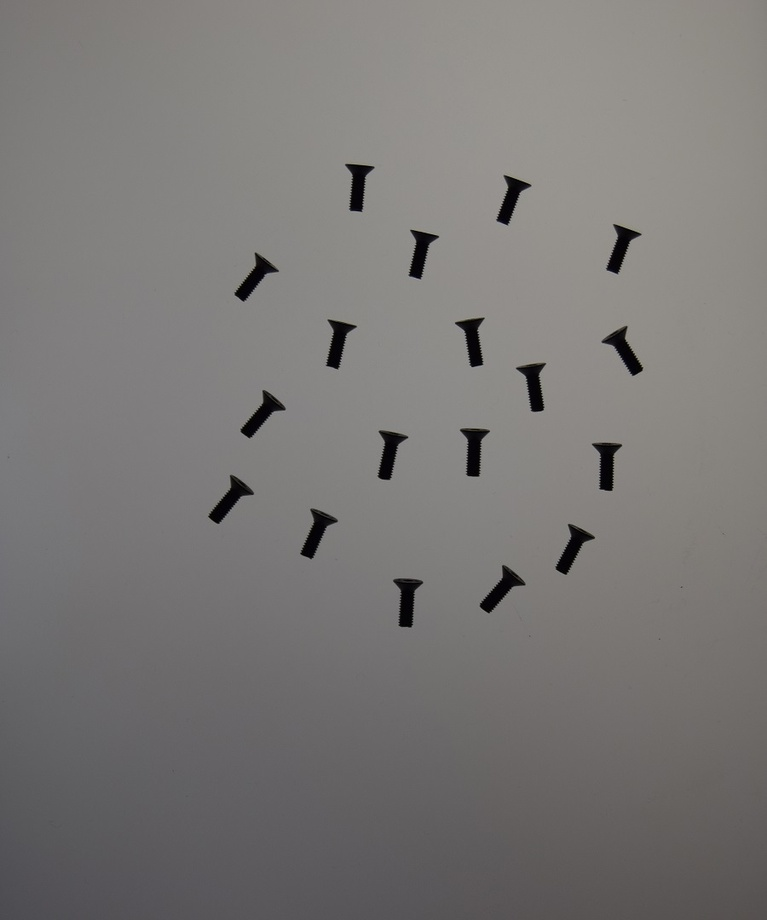
//> input picture Examen_Final/Clase1.jpg, 767 x 920 px, shrunk from 900 x 1080 before the run
$ ./FinalEx   (built with g++ and OpenCV 4)
//> lines starting //> are read from the running program, lines starting //| are printed output that depends on the picture; after the words box and inside, x2 and y2 are one past the last pixel; in counts of white or black regions, pixels touching at a corner belong together
#include <opencv2/core/core.hpp>
#include <opencv2/highgui/highgui.hpp>
#include "opencv2/imgproc/imgproc.hpp"
#include <opencv2/ml/ml.hpp>
#define NCLASE1 18
#define NCLASE2 20
#define NCLASE3 14
#define NENTRE (NCLASE1+NCLASE2+NCLASE3)

using namespace cv;
using namespace std;

static Ptr<ml::TrainData>
//Convertir los datos de una matriz al tipo TrainData
prepare_train_data(const Mat& data, const Mat& responses, int ntrain_samples)
{
	Mat sample_idx = Mat::zeros(1, data.rows, CV_8U);
	Mat train_samples = sample_idx.colRange(0, ntrain_samples);
	train_samples.setTo(Scalar::all(1));
	int nvars = data.cols;
	Mat var_type(nvars + 1, 1, CV_8U);
	var_type.setTo(Scalar::all(ml::VAR_ORDERED));
	var_type.at<uchar>(nvars) = ml::VAR_CATEGORICAL;

	return ml::TrainData::create(data, ml::ROW_SAMPLE, responses,
		noArray(), sample_idx, noArray(), var_type);
}

int main()
{
	Mat imagen, imgTemp, imagen_bin, imagen_color;
	vector<vector<Point> > contours;

	int i = 0, clase, k = 0;
	double perimetro, area;
	char *nombre_clases[3] = { "Tornillo", "Tuerca", "Arandela" };

	// 1) entrenamiento
	char *imagenes[3] = { "Clase1.jpg", "Clase2.jpg", "Clase3.jpg" };

	//Creacion del clasificador de Bayes
	Ptr<ml::NormalBayesClassifier> bayes = ml::NormalBayesClassifier::create();

	// creaci�n de imatrices para almacenar la imformaci�n
	Mat train_data(NENTRE, 2, CV_32FC1);
	Mat response_data(NENTRE, 1, CV_32FC1);
	Mat test_data(NENTRE, 2, CV_32FC1);
	Mat	test_data_2(1, 2, CV_32FC1);

	cout << "Ejemplos para el entrenamiento" << endl << endl;

	for (clase = 0; clase < 3; ++clase){
		imagen = imread(imagenes[clase]);
//> imagen is the input picture: 920 rows x 767 cols, CV_8UC3; mean B, G, R 118.1, 119.6, 121.9
		if (!imagen.data) {
			cout << "Error al cargar la imagen" << endl;
			return 1;
		}
		/*******************************************************************************************************************************************************/
		cvtColor(imagen, imagen, CV_BGR2GRAY);
//> imagen: 920 rows x 767 cols, CV_8UC1
		namedWindow("Ventana1");
		imshow("Ventana1", imagen);
		//Variables para el histograma
		threshold(imagen, imagen_bin, 50, 255, CV_THRESH_BINARY_INV);
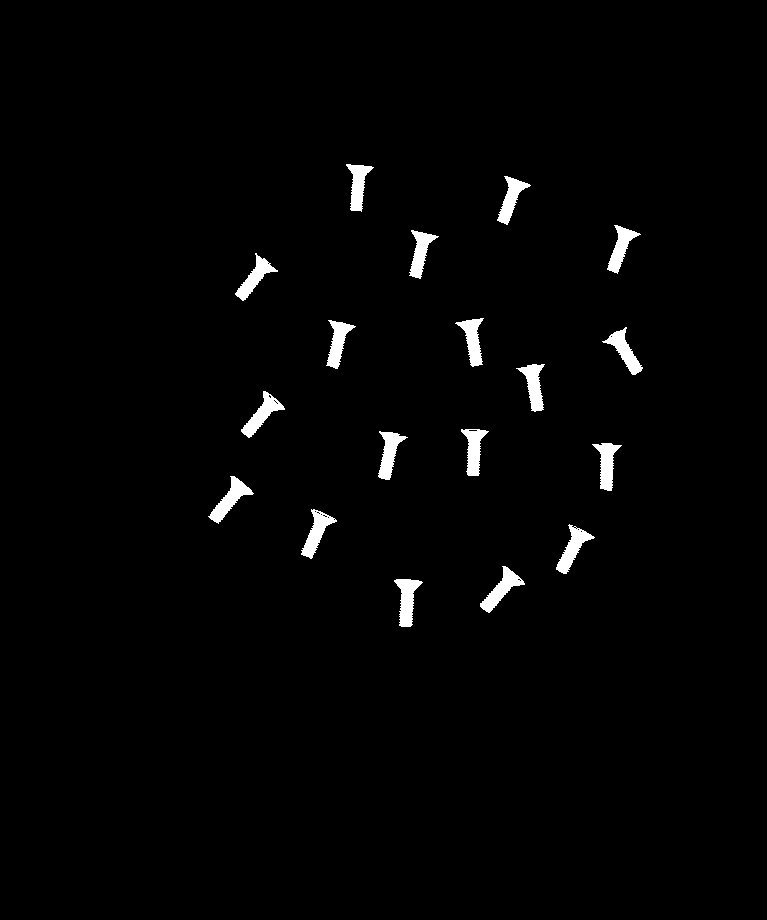
//> imagen_bin: 920 rows x 767 cols, CV_8UC1; 1.7% white; 18 white regions, largest, box (x1, y1, x2, y2) and area: (208, 476, 254, 524) 723, (394, 579, 423, 627) 716, (480, 566, 525, 613) 709
		dilate(imagen_bin, imagen_bin, Mat(), Point(-1, -1), 1);
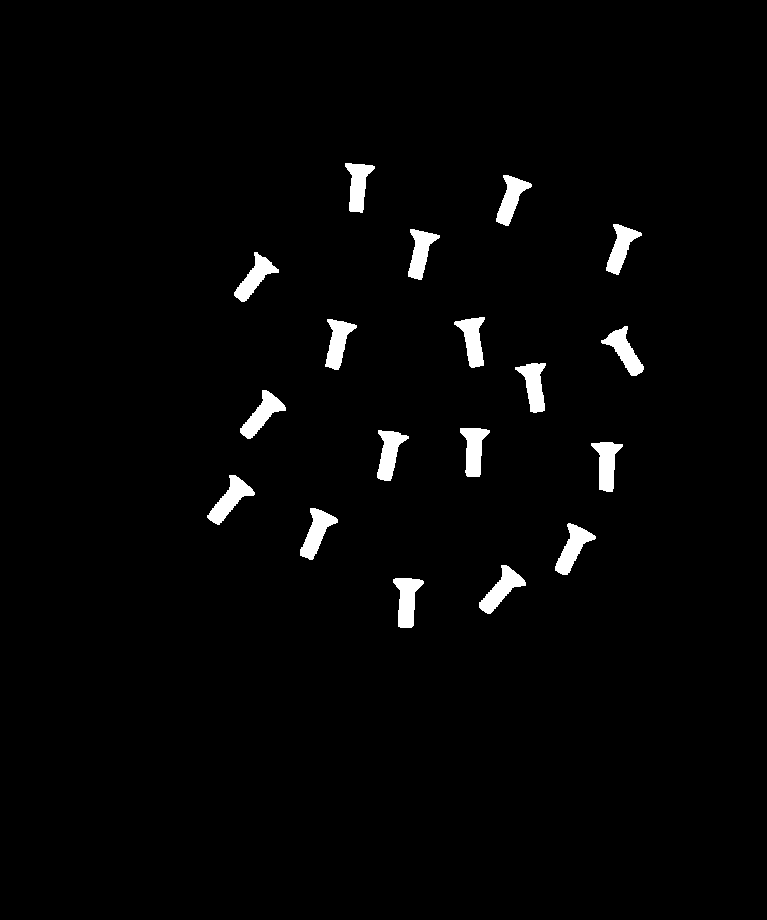
//> imagen_bin: 920 rows x 767 cols, CV_8UC1; 2.2% white; 18 white regions


		namedWindow("Ventana", 1);
		imshow("Ventana", imagen_bin);

		findContours(imagen_bin, contours, CV_RETR_EXTERNAL, CV_CHAIN_APPROX_NONE);
//> contours = 18 contours; largest, box (x1, y1, x2, y2) and area: (207, 475, 255, 525) 850, (393, 578, 424, 628) 836, (479, 565, 526, 614) 834, (555, 523, 596, 575) 832, (300, 508, 338, 560) 820

		cout << "El numero total de " << nombre_clases[clase] << "s es " << contours.size() << endl;
//| El numero total de Tornillos es 18


		for (size_t idx = 0; idx < contours.size(); idx++){
			area = contourArea(contours[idx], false);
			perimetro = arcLength(contours[idx], 1);

			train_data.at<float>(k, 0) = perimetro;
			train_data.at<float>(k, 1) = area;
			response_data.at<float>(k) = clase;
			k++;
					}
//> this loop made 18 passes
//> (area, perimetro) on passes 1 to 12: (836, 146.8), (834.5, 157.8), (832.5, 158.1), (820, 153.9), (850.5, 160.6), (792.5, 147.4), (797, 152.9), (787.5, 144.5), (814, 155.2), (779, 151.3), (781, 155.5), (774.5, 151.2)
//> after the loop, k = 18
		cvWaitKey(0);
	}
//> pass 2 of the loop `for (clase = 0; clase < 3; ++clase)`:
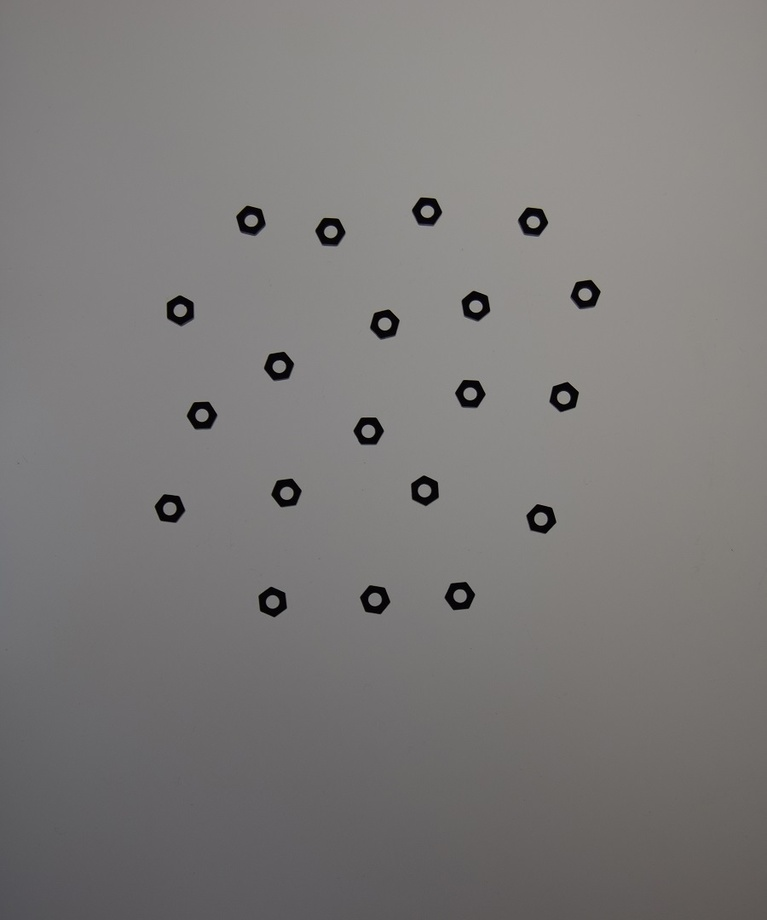
//> input picture Examen_Final/Clase2.jpg, 767 x 920 px, shrunk from 900 x 1080 before the run
//> imagen is the input picture: 920 rows x 767 cols, CV_8UC3; mean B, G, R 121, 122, 124.2
//> `dilate(imagen_bin, imagen_bin, Mat(), Point(-1, -1), 1);`:
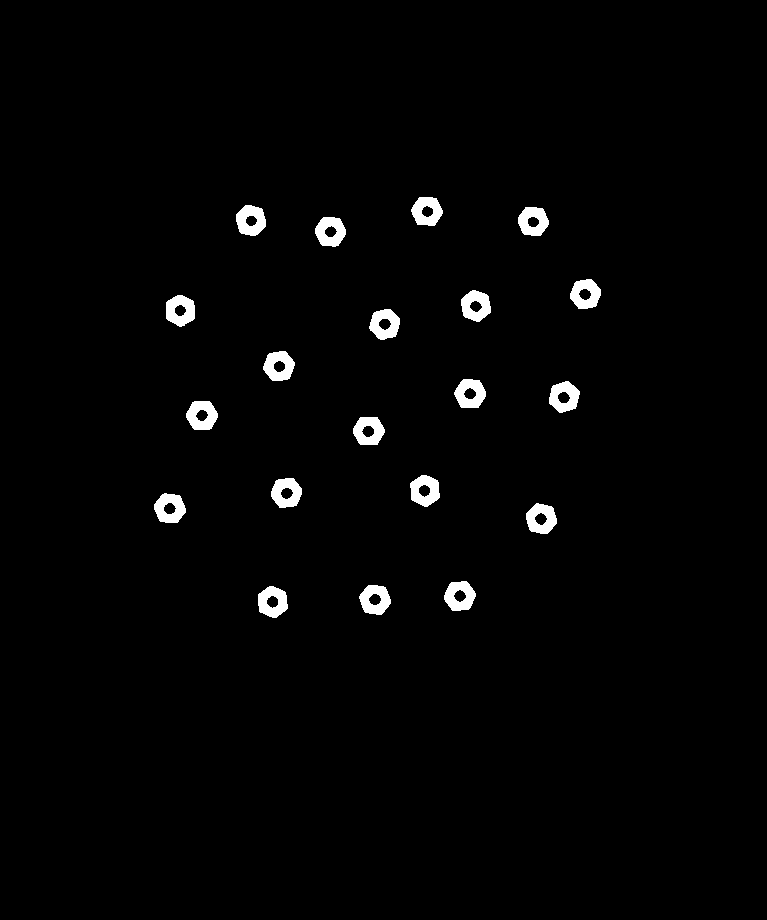
//> imagen_bin: 920 rows x 767 cols, CV_8UC1; 1.8% white; 20 white regions
//> `findContours(imagen_bin, contours, CV_RETR_EXTERNAL, CV_CHAIN_APPROX_N..`: contours = 20 contours; largest, box (x1, y1, x2, y2) and area: (258, 586, 288, 618) 694, (154, 493, 186, 523) 693, (526, 503, 557, 534) 691, (444, 581, 476, 611) 690, (359, 585, 391, 615) 688
//| El numero total de Tuercas es 20
//> the loop `for (size_t idx = 0; idx < contours.size(); idx++)` made 20 passes
//> (area, perimetro) on passes 1 to 8: (694, 101.3), (688.5, 100.7), (690.5, 100.7), (691, 100.1), (693, 101.3), (683, 100.4), (686, 101.3), (672, 99.6)
//> after the loop `for (size_t idx = 0; idx < contours.size(); idx++)`: k = 38
//> pass 3 of the loop `for (clase = 0; clase < 3; ++clase)`:
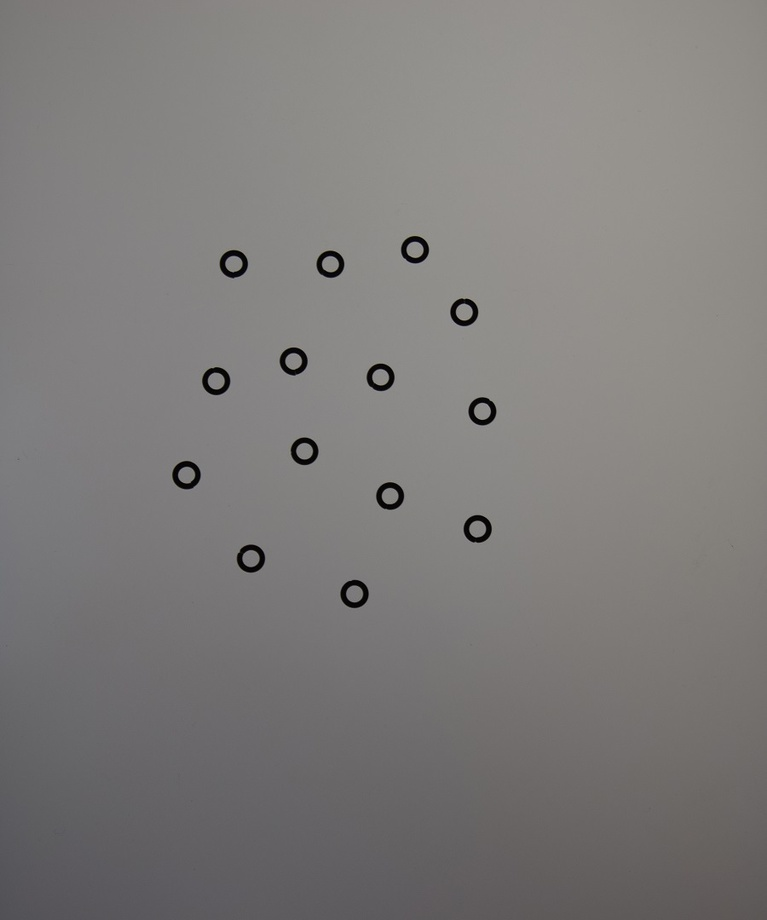
//> input picture Examen_Final/Clase3.jpg, 767 x 920 px, shrunk from 900 x 1080 before the run
//> imagen is the input picture: 920 rows x 767 cols, CV_8UC3; mean B, G, R 122.3, 123.5, 125.7
//> `dilate(imagen_bin, imagen_bin, Mat(), Point(-1, -1), 1);`:
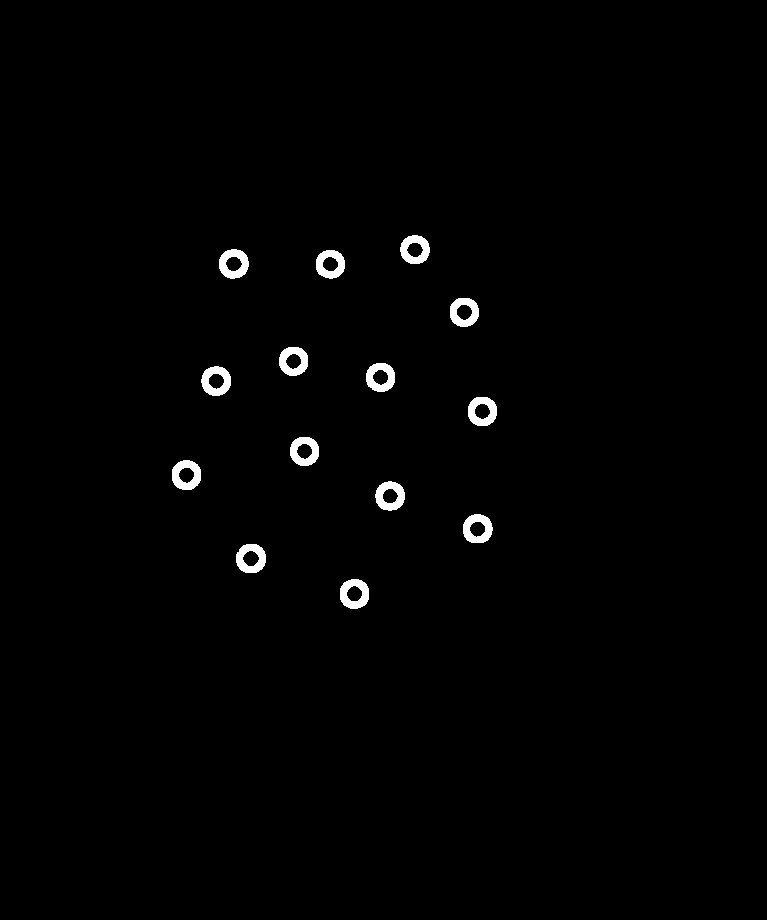
//> imagen_bin: 920 rows x 767 cols, CV_8UC1; 1.1% white; 14 white regions
//> `findContours(imagen_bin, contours, CV_RETR_EXTERNAL, CV_CHAIN_APPROX_N..`: contours = 14 contours; largest, box (x1, y1, x2, y2) and area: (340, 579, 369, 609) 675, (172, 460, 201, 490) 674, (236, 544, 266, 573) 673, (219, 249, 249, 279) 671, (201, 366, 231, 396) 669
//| El numero total de Arandelas es 14
//> the loop `for (size_t idx = 0; idx < contours.size(); idx++)` made 14 passes
//> (area, perimetro) on passes 1 to 8: (675, 97.6), (673, 97.6), (663.5, 97.01), (659, 97.25), (673.5, 97.01), (650.5, 95.01), (660, 95.6), (669, 97.25)
//> after the loop `for (size_t idx = 0; idx < contours.size(); idx++)`: k = 52

	int ntrain_samples = (int)(NENTRE);
	Ptr<ml::TrainData> tdata = prepare_train_data(train_data, response_data, ntrain_samples);
	bayes->train(tdata);

	// 2) prueba
	imagen = imread("Clasif.jpg", 1);
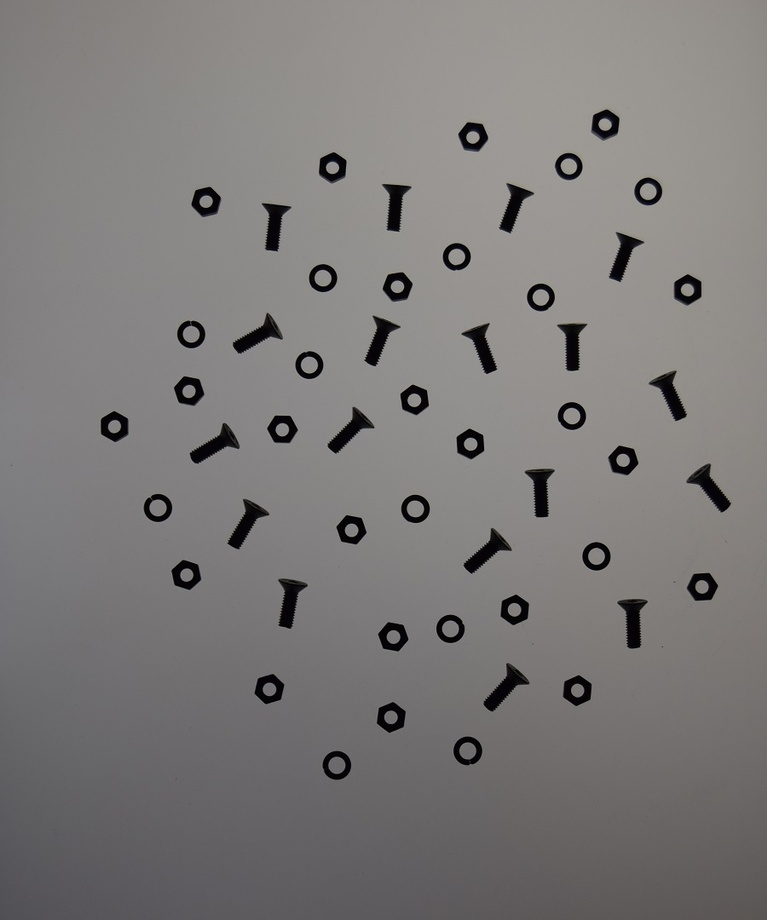
//> input picture Examen_Final/Clasif.jpg, 767 x 920 px, shrunk from 900 x 1080 before the run
//> imagen is the input picture: 920 rows x 767 cols, CV_8UC3; mean B, G, R 121.1, 122, 124.4
	imagen_bin = Mat(imagen.size(), 8, 1);
	cvtColor(imagen, imagen, CV_BGR2GRAY);
//> imagen: 920 rows x 767 cols, CV_8UC1
	threshold(imagen, imagen_bin, 50, 255, CV_THRESH_BINARY_INV);
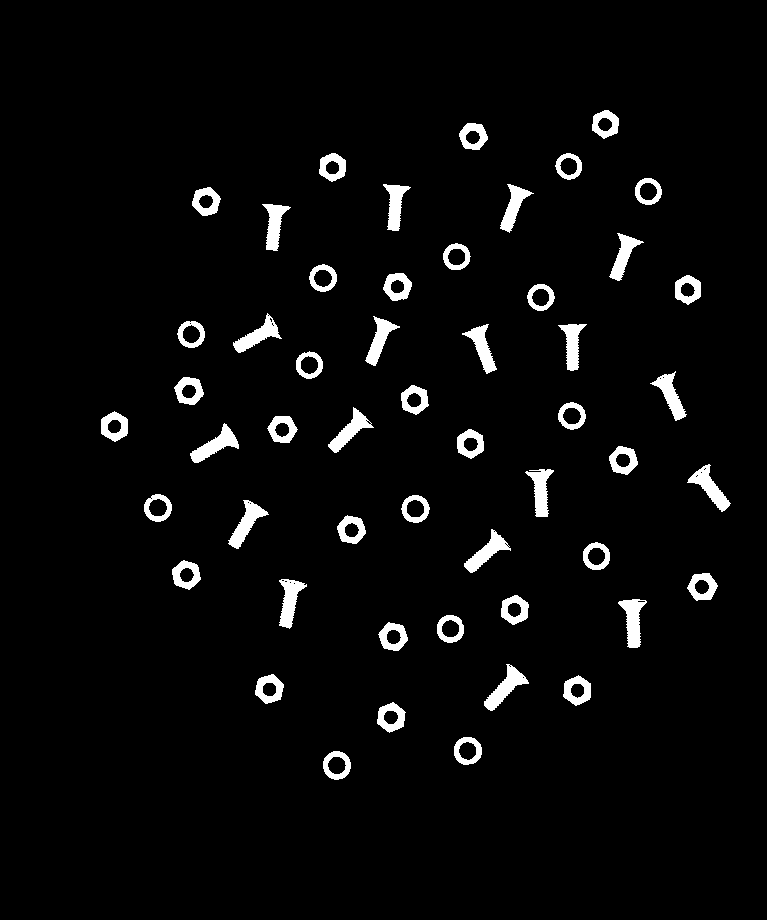
//> imagen_bin: 920 rows x 767 cols, CV_8UC1; 3.8% white; 52 white regions, largest, box (x1, y1, x2, y2) and area: (484, 664, 529, 711) 741, (618, 599, 647, 648) 727, (190, 423, 239, 463) 724
	dilate(imagen_bin, imagen_bin, Mat(), Point(-1, -1), 1);
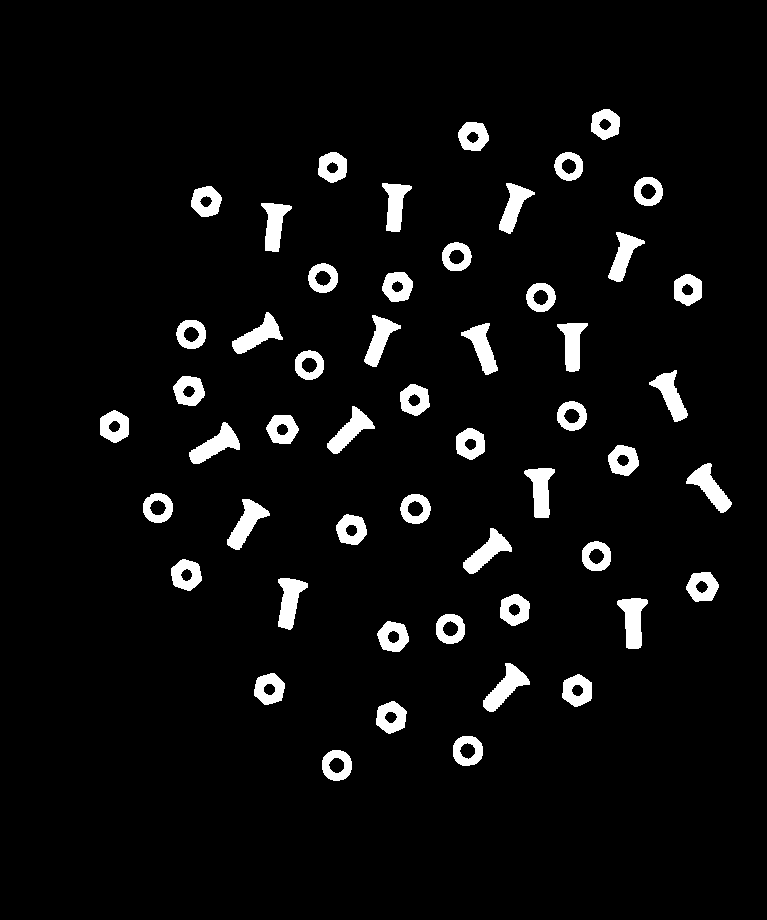
//> imagen_bin: 920 rows x 767 cols, CV_8UC1; 5.1% white; 52 white regions

	imagen_color = Mat(imagen.size(), CV_8UC1, 3);
	cvtColor(imagen, imagen_color, CV_GRAY2BGR);
	imshow("Ventana", imagen_color);

	findContours(imagen_bin, contours, CV_RETR_EXTERNAL, CV_CHAIN_APPROX_NONE);
//> contours = 52 contours; largest, box (x1, y1, x2, y2) and area: (483, 663, 530, 712) 864, (617, 598, 648, 649) 856, (189, 422, 240, 464) 847, (227, 499, 270, 550) 841, (686, 463, 732, 513) 839

	cout << endl << "El numero total de piezas a clasificar es: " << contours.size() << endl;
//| El numero total de piezas a clasificar es: 52

	Mat clasif(contours.size(), 1, CV_32FC1);
//> clasif = 52 values from 0 to 0

	for (size_t idx = 0; idx < contours.size(); idx++){
		area = contourArea(contours[idx], false);
		perimetro = arcLength(contours[idx], 1);
		test_data_2.at<float>(0, 0) = perimetro;
		test_data_2.at<float>(0, 1) = area;

		clasif.at<float>(idx) = bayes->predict(test_data_2);

		cvtColor(imagen, imagen_color, CV_GRAY2BGR);
		Scalar color_rojo(0, 0, 255);
		drawContours(imagen_color, contours, idx, color_rojo, 2);
		imshow("Ventana", imagen_color);
		cout << "La pieza resaltada " << idx << " es un " << nombre_clases[(int)clasif.at<float>(idx)] << endl;
        waitKey(0);
	}
//> this loop made 52 passes
//> (area, perimetro) on passes 1 to 12: (712, 99.25), (704, 98.43), (710.5, 103.5), (709, 103.3), (706, 102.1), (864, 160.7), (699.5, 101.5), (681, 97.6), (856.5, 147.4), (698.5, 101.8), (831.5, 151.5), (701.5, 102.7)
//| La pieza resaltada 0 es un Arandela
//| La pieza resaltada 1 es un Arandela
//| La pieza resaltada 2 es un Tuerca
//| La pieza resaltada 3 es un Tuerca
//| La pieza resaltada 4 es un Tuerca
//| La pieza resaltada 5 es un Tornillo
//| La pieza resaltada 6 es un Tuerca
//| La pieza resaltada 7 es un Arandela
//> (output is shown up to pass 8 of 52)
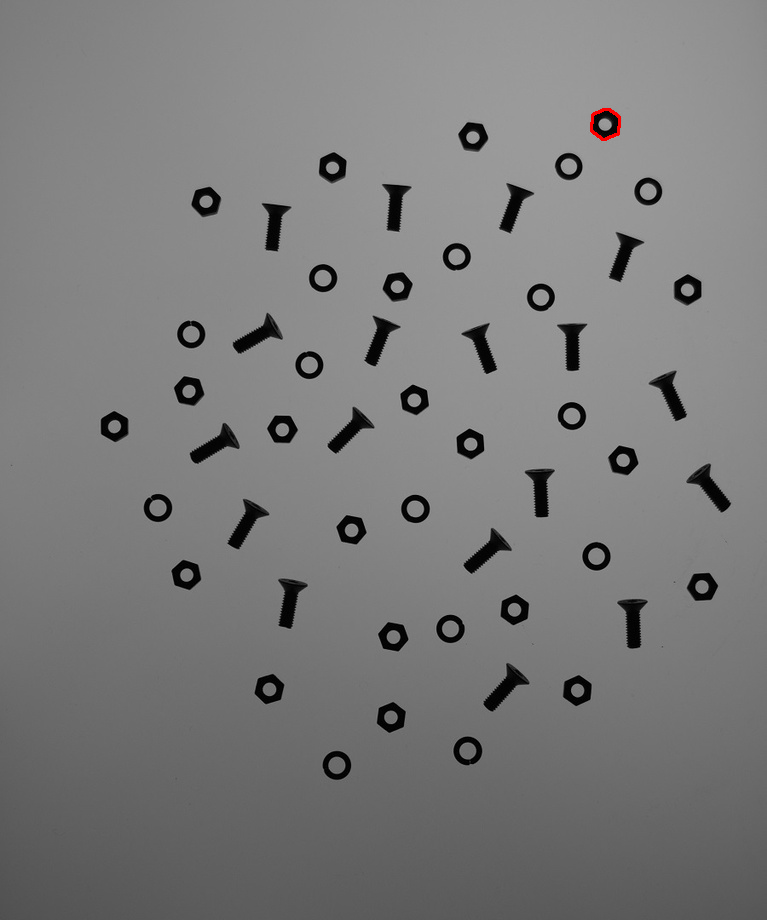
//> imagen_color: 920 rows x 767 cols, CV_8UC3; mean B, G, R 122.6, 122.6, 122.7

	return 0;
}
